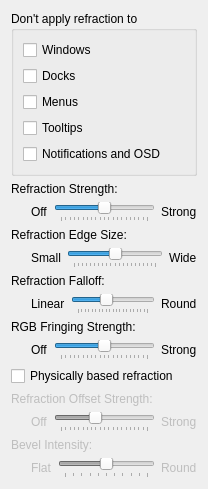
         <widget class="QWidget" name="scrollContentRefraction">
          <layout class="QVBoxLayout">
           <item>
            <widget class="QGroupBox" name="groupBoxRefractionExclusions">
             <property name="title">
              <string>Don't apply refraction to</string>
             </property>
             <layout class="QVBoxLayout" name="verticalLayoutRefractionExclusions">
              <item>
               <widget class="QCheckBox" name="kcfg_RefractionExcludeWindows">
                <property name="text">
                 <string>Windows</string>
                </property>
               </widget>
              </item>
              <item>
               <widget class="QCheckBox" name="kcfg_RefractionExcludeDocks">
                <property name="text">
                 <string>Docks</string>
                </property>
               </widget>
              </item>
              <item>
               <widget class="QCheckBox" name="kcfg_RefractionExcludeMenus">
                <property name="text">
                 <string>Menus</string>
                </property>
               </widget>
              </item>
              <item>
               <widget class="QCheckBox" name="kcfg_RefractionExcludeTooltips">
                <property name="text">
                 <string>Tooltips</string>
                </property>
               </widget>
              </item>
              <item>
               <widget class="QCheckBox" name="kcfg_RefractionExcludeOSD">
                <property name="text">
                 <string>Notifications and OSD</string>
                </property>
               </widget>
              </item>
             </layout>
            </widget>
           </item>
           <item>
            <widget class="QLabel" name="labelRefractionStrength">
             <property name="text">
              <string>Refraction Strength:</string>
             </property>
            </widget>
           </item>
           <item>
            <layout class="QHBoxLayout" name="horizontalLayout">
             <item>
              <spacer name="horizontalSpacer">
               <property name="orientation">
                <enum>Qt::Orientation::Horizontal</enum>
               </property>
               <property name="sizeType">
                <enum>QSizePolicy::Policy::Fixed</enum>
               </property>
               <property name="sizeHint" stdset="0">
                <size>
                 <width>20</width>
                 <height>20</height>
                </size>
               </property>
              </spacer>
             </item>
             <item>
              <widget class="QLabel" name="labelRefractionStrengthOff">
               <property name="text">
                <string>Off</string>
               </property>
              </widget>
             </item>
             <item>
              <widget class="QSlider" name="kcfg_RefractionStrength">
               <property name="minimum">
                <number>0</number>
               </property>
               <property name="maximum">
                <number>20</number>
               </property>
               <property name="singleStep">
                <number>1</number>
               </property>
               <property name="pageStep">
                <number>1</number>
               </property>
               <property name="value">
                <number>10</number>
               </property>
               <property name="orientation">
                <enum>Qt::Orientation::Horizontal</enum>
               </property>
               <property name="tickPosition">
                <enum>QSlider::TickPosition::TicksBelow</enum>
               </property>
              </widget>
             </item>
             <item>
              <widget class="QLabel" name="labelRefractionStrengthStrong">
               <property name="text">
                <string>Strong</string>
               </property>
              </widget>
             </item>
            </layout>
           </item>
           <item>
            <widget class="QLabel" name="labelRefractionEdgeSize">
             <property name="text">
              <string>Refraction Edge Size:</string>
             </property>
            </widget>
           </item>
           <item>
            <layout class="QHBoxLayout" name="horizontalLayout">
             <item>
              <spacer name="horizontalSpacer">
               <property name="orientation">
                <enum>Qt::Orientation::Horizontal</enum>
               </property>
               <property name="sizeType">
                <enum>QSizePolicy::Policy::Fixed</enum>
               </property>
               <property name="sizeHint" stdset="0">
                <size>
                 <width>20</width>
                 <height>20</height>
                </size>
               </property>
              </spacer>
             </item>
             <item>
              <widget class="QLabel" name="labelRefractionEdgeSizeSmall">
               <property name="text">
                <string>Small</string>
               </property>
              </widget>
             </item>
             <item>
              <widget class="QSlider" name="kcfg_RefractionEdgeSize">
               <property name="minimum">
                <number>0</number>
               </property>
               <property name="maximum">
                <number>20</number>
               </property>
               <property name="singleStep">
                <number>1</number>
               </property>
               <property name="pageStep">
                <number>1</number>
               </property>
               <property name="value">
                <number>10</number>
               </property>
               <property name="orientation">
                <enum>Qt::Orientation::Horizontal</enum>
               </property>
               <property name="tickPosition">
                <enum>QSlider::TickPosition::TicksBelow</enum>
               </property>
              </widget>
             </item>
             <item>
              <widget class="QLabel" name="labelRefractionEdgeSizeWide">
               <property name="text">
                <string>Wide</string>
               </property>
              </widget>
             </item>
            </layout>
           </item>
           <item>
            <widget class="QLabel" name="labelRefractionNormalPow">
             <property name="text">
              <string>Refraction Falloff:</string>
             </property>
            </widget>
           </item>
           <item>
            <layout class="QHBoxLayout" name="horizontalLayout">
             <item>
              <spacer name="horizontalSpacer">
               <property name="orientation">
                <enum>Qt::Orientation::Horizontal</enum>
               </property>
               <property name="sizeType">
                <enum>QSizePolicy::Policy::Fixed</enum>
               </property>
               <property name="sizeHint" stdset="0">
                <size>
                 <width>20</width>
                 <height>20</height>
                </size>
               </property>
              </spacer>
             </item>
             <item>
              <widget class="QLabel" name="labelRefractionNormalPowLinear">
               <property name="text">
                <string>Linear</string>
               </property>
              </widget>
             </item>
             <item>
              <widget class="QSlider" name="kcfg_RefractionNormalPow">
               <property name="minimum">
                <number>2</number>
               </property>
               <property name="maximum">
                <number>22</number>
               </property>
               <property name="singleStep">
                <number>1</number>
               </property>
               <property name="pageStep">
                <number>1</number>
               </property>
               <property name="value">
                <number>10</number>
               </property>
               <property name="orientation">
                <enum>Qt::Orientation::Horizontal</enum>
               </property>
               <property name="tickPosition">
                <enum>QSlider::TickPosition::TicksBelow</enum>
               </property>
              </widget>
             </item>
             <item>
              <widget class="QLabel" name="labelRefractionNormalPowRound">
               <property name="text">
                <string>Round</string>
               </property>
              </widget>
             </item>
            </layout>
           </item>
           <item>
            <widget class="QLabel" name="labelRefractionRGBFringing">
             <property name="text">
              <string>RGB Fringing Strength:</string>
             </property>
            </widget>
           </item>
           <item>
            <layout class="QHBoxLayout" name="horizontalLayout">
             <item>
              <spacer name="horizontalSpacer">
               <property name="orientation">
                <enum>Qt::Orientation::Horizontal</enum>
               </property>
               <property name="sizeType">
                <enum>QSizePolicy::Policy::Fixed</enum>
               </property>
               <property name="sizeHint" stdset="0">
                <size>
                 <width>20</width>
                 <height>20</height>
                </size>
               </property>
              </spacer>
             </item>
             <item>
              <widget class="QLabel" name="labelRefractionRGBFringingOff">
               <property name="text">
                <string>Off</string>
               </property>
              </widget>
             </item>
             <item>
              <widget class="QSlider" name="kcfg_RefractionRGBFringing">
               <property name="minimum">
                <number>0</number>
               </property>
               <property name="maximum">
                <number>20</number>
               </property>
               <property name="singleStep">
                <number>1</number>
               </property>
               <property name="pageStep">
                <number>1</number>
               </property>
               <property name="value">
                <number>10</number>
               </property>
               <property name="orientation">
                <enum>Qt::Orientation::Horizontal</enum>
               </property>
               <property name="tickPosition">
                <enum>QSlider::TickPosition::TicksBelow</enum>
               </property>
              </widget>
             </item>
             <item>
              <widget class="QLabel" name="labelRefractionRGBFringingStrong">
               <property name="text">
                <string>Strong</string>
               </property>
              </widget>
             </item>
            </layout>
           </item>
           <item>
            <widget class="QCheckBox" name="kcfg_PhysicallyBasedRefraction">
             <property name="text">
              <string>Physically based refraction</string>
             </property>
             <property name="toolTip">
              <string>Use a Snell's-law (IOR-based) refraction model instead. The Refraction Strength slider is reinterpreted as the index-of-refraction delta in this mode.</string>
             </property>
            </widget>
           </item>
           <item>
            <widget class="QLabel" name="labelRefractionOffsetStrength">
             <property name="enabled">
              <bool>false</bool>
             </property>
             <property name="text">
              <string>Refraction Offset Strength:</string>
             </property>
            </widget>
           </item>
           <item>
            <layout class="QHBoxLayout" name="horizontalLayoutRefractionOffsetStrength">
             <item>
              <spacer name="horizontalSpacerRefractionOffsetStrength">
               <property name="orientation">
                <enum>Qt::Orientation::Horizontal</enum>
               </property>
               <property name="sizeType">
                <enum>QSizePolicy::Policy::Fixed</enum>
               </property>
               <property name="sizeHint" stdset="0">
                <size>
                 <width>20</width>
                 <height>20</height>
                </size>
               </property>
              </spacer>
             </item>
             <item>
              <widget class="QLabel" name="labelRefractionOffsetStrengthOff">
               <property name="enabled">
                <bool>false</bool>
               </property>
               <property name="text">
                <string>Off</string>
               </property>
              </widget>
             </item>
             <item>
              <widget class="QSlider" name="kcfg_RefractionOffsetStrength">
               <property name="enabled">
                <bool>false</bool>
               </property>
               <property name="minimum">
                <number>0</number>
               </property>
               <property name="maximum">
                <number>20</number>
               </property>
               <property name="singleStep">
                <number>1</number>
               </property>
               <property name="pageStep">
                <number>1</number>
               </property>
               <property name="value">
                <number>8</number>
               </property>
               <property name="orientation">
                <enum>Qt::Orientation::Horizontal</enum>
               </property>
               <property name="tickPosition">
                <enum>QSlider::TickPosition::TicksBelow</enum>
               </property>
               <property name="toolTip">
                <string>Pulls the IOR-based refraction outward based on position within the window (Snell's-law mode only).</string>
               </property>
              </widget>
             </item>
             <item>
              <widget class="QLabel" name="labelRefractionOffsetStrengthStrong">
               <property name="enabled">
                <bool>false</bool>
               </property>
               <property name="text">
                <string>Strong</string>
               </property>
              </widget>
             </item>
            </layout>
           </item>
           <item>
            <widget class="QLabel" name="labelRefractionBevelIntensity">
             <property name="enabled">
              <bool>false</bool>
             </property>
             <property name="text">
              <string>Bevel Intensity:</string>
             </property>
            </widget>
           </item>
           <item>
            <layout class="QHBoxLayout" name="horizontalLayoutRefractionBevelIntensity">
             <item>
              <spacer name="horizontalSpacerRefractionBevelIntensity">
               <property name="orientation">
                <enum>Qt::Orientation::Horizontal</enum>
               </property>
               <property name="sizeType">
                <enum>QSizePolicy::Policy::Fixed</enum>
               </property>
               <property name="sizeHint" stdset="0">
                <size>
                 <width>20</width>
                 <height>20</height>
                </size>
               </property>
              </spacer>
             </item>
             <item>
              <widget class="QLabel" name="labelRefractionBevelIntensityFlat">
               <property name="enabled">
                <bool>false</bool>
               </property>
               <property name="text">
                <string>Flat</string>
               </property>
              </widget>
             </item>
             <item>
              <widget class="QSlider" name="kcfg_RefractionBevelIntensity">
               <property name="enabled">
                <bool>false</bool>
               </property>
               <property name="minimum">
                <number>5</number>
               </property>
               <property name="maximum">
                <number>15</number>
               </property>
               <property name="singleStep">
                <number>1</number>
               </property>
               <property name="pageStep">
                <number>1</number>
               </property>
               <property name="value">
                <number>10</number>
               </property>
               <property name="orientation">
                <enum>Qt::Orientation::Horizontal</enum>
               </property>
               <property name="tickPosition">
                <enum>QSlider::TickPosition::TicksBelow</enum>
               </property>
               <property name="toolTip">
                <string>Scales the silhouette tilt — higher gives a more pronounced rounded-over edge.</string>
               </property>
              </widget>
             </item>
             <item>
              <widget class="QLabel" name="labelRefractionBevelIntensityRound">
               <property name="enabled">
                <bool>false</bool>
               </property>
               <property name="text">
                <string>Round</string>
               </property>
              </widget>
             </item>
            </layout>
           </item>
           <item>
            <spacer name="verticalSpacer">
             <property name="orientation">
              <enum>Qt::Orientation::Vertical</enum>
             </property>
             <property name="sizeHint" stdset="0">
              <size>
               <width>0</width>
               <height>0</height>
              </size>
             </property>
            </spacer>
           </item>
          </layout>
         </widget>
